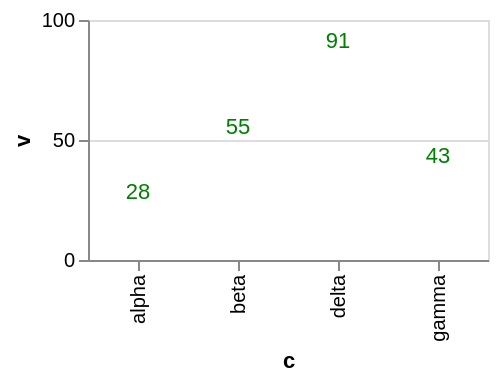

The Vega-Lite source for this figure:
### Vega-Lite specification from a JSON file in a GitHub repository (floating-point values rounded to 4 significant figures)
{"$schema": "https://vega.github.io/schema/vega-lite/v6.json", "width": 200, "height": 120, "data": {"values": [{"c": "alpha", "v": 28, "w": 3, "t": "2024-01-07"}, {"c": "beta", "v": 55, "w": 7, "t": "2024-03-19"}, {"c": "gamma", "v": 43, "w": 5, "t": "2024-06-02"}, {"c": "delta", "v": 91, "w": 9, "t": "2024-09-11"}]}, "mark": {"type": "text", "color": "green"}, "encoding": {"x": {"field": "c", "type": "nominal"}, "y": {"field": "v", "type": "quantitative"}, "text": {"field": "v", "type": "quantitative"}}}
